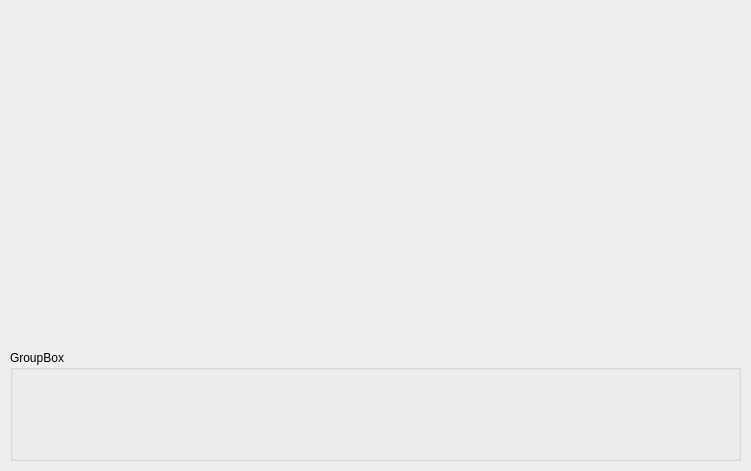
<?xml version="1.0" encoding="UTF-8"?>
<ui version="4.0">
 <class>MainWindow</class>
 <widget class="QMainWindow" name="MainWindow">
  <property name="geometry">
   <rect>
    <x>0</x>
    <y>0</y>
    <width>751</width>
    <height>471</height>
   </rect>
  </property>
  <property name="windowTitle">
   <string>MainWindow</string>
  </property>
  <widget class="QWidget" name="centralWidget">
   <widget class="GLWidget" name="glWidget" native="true">
    <property name="geometry">
     <rect>
      <x>10</x>
      <y>10</y>
      <width>731</width>
      <height>331</height>
     </rect>
    </property>
   </widget>
   <widget class="QGroupBox" name="groupBox">
    <property name="geometry">
     <rect>
      <x>10</x>
      <y>350</y>
      <width>731</width>
      <height>111</height>
     </rect>
    </property>
    <property name="title">
     <string>GroupBox</string>
    </property>
   </widget>
  </widget>
 </widget>
 <layoutdefault spacing="6" margin="11"/>
 <customwidgets>
  <customwidget>
   <class>GLWidget</class>
   <extends>QWidget</extends>
   <header>glwidget.h</header>
   <container>1</container>
  </customwidget>
 </customwidgets>
 <resources/>
 <connections/>
</ui>
